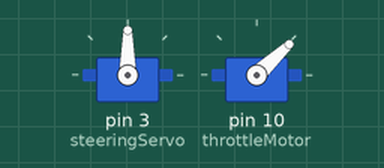
This sketch was run on a simulated Arduino Uno, built with avr-gcc and run on an emulated ATmega328P. Parts: 2 × servo.

Above: at 0.05 s.
At 9.95 s:
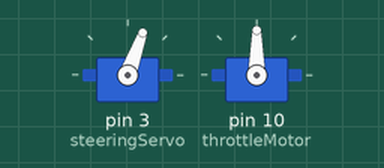
At 14.95 s:
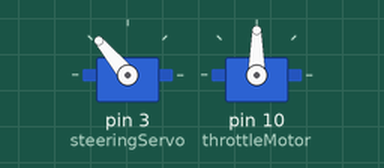
At 19.95 s:
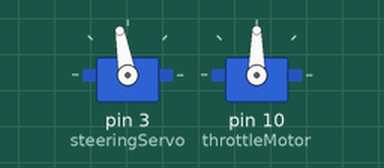
Timing chart, 0 to 26.0 s (numbered marks = the images above):
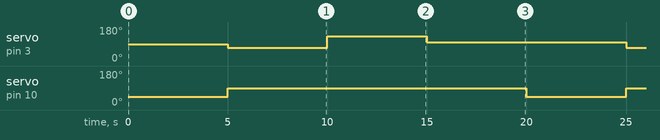

Measured:
- by itself, servo on pin 3 (steeringServo): repeats every 20.0 s: 130° 5.0 s, 100° 10.0 s, 70° 5.0 s
- by itself, servo on pin 10 (throttleMotor): alternates 90° for 15.0 s and 43° for 5.0 s

The sketch:

RC_car.ino
```cpp
/*
 * Controls the RC car: Steering servo and throttle motor
 *
 * Steering range: 70 = right limit, 100 = midpoint, 130 = left limit
 *    Servo range: 25* - 155*
 *
 * Harkishan Singh Grewal
 * Updated: February 13, 2018
 * February 1, 2018
 */

#include <Servo.h>

Servo steeringServo;    // create servo object to control steering servo
Servo throttleMotor;    // create servo object to control the throttleMotor
int throttleValue;

void setup() {
  Serial.begin(9600);   // Serial comm with 9600 baud rate
  steeringServo.attach(3);  // attach steering servo on pin 3
  throttleMotor.attach(10); // attach throttle motor on pin 10
}

void loop() {
  // Map function to get correct value to send to throttleMotor
  throttleValue = (int) map(10, -1, 1, 0, 180);
  throttleMotor.write(throttleValue);
  delay (5000);
  throttleValue = (int) map(0, -1, 1, 0, 180);
  throttleMotor.write(throttleValue);
  steeringServo.write(70);
  delay(5000);
  steeringServo.write(130);
  delay(5000);
  steeringServo.write(100);
  delay(5000);
}
```
